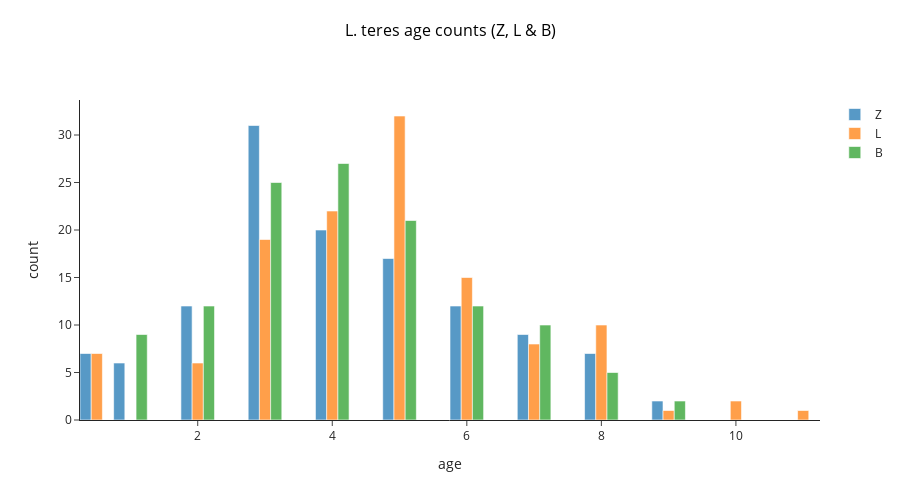

Write notebook code for a chart like this one.
### Markdown cell above
#### Histogram agers

### Code cell
fig = go.Figure()
fig.add_trace(go.Histogram(x=clean_teres["Z age"], name='Z'))
fig.add_trace(go.Histogram(x=clean_teres["L age"], name='L'))
fig.add_trace(go.Histogram(x=clean_teres["B age"], name='B'))


# Overlay both histograms
fig.update_layout(
    
    title=dict(
        text='L. teres age counts (Z, L & B)',
        x=0.5,
        y=0.95,
        xanchor='center',
        yanchor= 'top',
        font=dict(
            size=16,
            color='#000000'
                )),
    barmode='group',
    bargap=0,
    template='simple_white',
#     paper_bgcolor='#FFFFFF',
#     plot_bgcolor='#FFFFFF',
    width=900, 
    height=500,
    bargroupgap=0
    )
# Reduce opacity to see both histograms
fig.update_traces(opacity=0.75)
fig.update_xaxes(
        showgrid=False, 
        zeroline=False,
        title_text = "age"
        )
fig.update_yaxes(
        showgrid=False, 
        zeroline=False,
        title_text = "count",
        )

fig.show()

### Figure 1 — Plotly figure (JSON) as saved in the notebook; plotly's stock layout.template omitted (floating-point values rounded to 4 significant figures)
{"data": [{"name": "Z", "opacity": 0.75, "type": "histogram", "x": [5, 6, 4, 4, 1, 5, 8, 8, 3, 5, 5, 3, 9, 4, 3, 7, 5, 5, 6, 7, 5, 3, 5, 8, 5, 4, 8, 9, 3, 6, 2, 3, 8, 6, 7, 3, 1, 1, 1, 0.5, 7, 3, 5, 3, 4, 2, 5, 7, 3, 1, 8, 5, 6, 8, 6, 5, 4, 3, 2, 3, 3, 3, 4, 3, 3, 1, 3, 3, 4, 7, 2, 3, 6, 4, 2, 7, 7, 4, 4, 2, 2, 3, 6, 5, 3, 6, 6, 3, 5, 4, 2, 4, 5, 3, 3, 2, 3, 2, 4, 4, 2, 3, 3, 4, 3, 3, 4, 4, 7, 4, 3, 3, 5, 6, 4, 6, 0.5, 0.5, 0.5, 0.5, 0.5, 0.5, 2]}, {"name": "L", "opacity": 0.75, "type": "histogram", "x": [5, 11, 5, 4, 2, 5, 8, 8, 8, 5, 6, 3, 9, 5, 6, 7, 5, 5, 5, 8, 5, 5, 4, 7, 5, 4, 5, 5, 5, 10, 3, 5, 8, 7, 10, 4, 3, 3, 2, 0.5, 4, 5, 4, 4, 6, 3, 6, 6, 4, 2, 5, 5, 5, 8, 7, 4, 5, 5, 3, 3, 3, 4, 6, 3, 5, 2, 5, 8, 8, 7, 3, 3, 6, 7, 4, 7, 8, 4, 5, 4, 3, 4, 5, 5, 6, 6, 8, 3, 4, 4, 2, 3, 6, 3, 6, 2, 5, 3, 6, 4, 3, 5, 3, 4, 5, 3, 5, 6, 7, 4, 5, 4, 5, 6, 4, 4, 0.5, 0.5, 0.5, 0.5, 0.5, 0.5, 6]}, {"name": "B", "opacity": 0.75, "type": "histogram", "x": [5, 6, 4, 5, 2, 5, 8, 8, 4, 5, 5, 3, 9, 4, 5, 6, 4, 5, 4, 7, 6, 2, 5, 8, 5, 4, 7, 9, 3, 8, 2, 2, 7, 5, 7, 3, 1, 2, 1, 1, 4, 3, 5, 3, 4, 3, 6, 6, 3, 2, 7, 5, 5, 8, 7, 4, 4, 3, 3, 3, 3, 3, 5, 3, 5, 2, 5, 4, 7, 6, 4, 3, 6, 3, 2, 7, 7, 4, 4, 2, 3, 3, 6, 5, 4, 6, 6, 3, 5, 4, 2, 5, 5, 3, 5, 2, 4, 3, 4, 3, 3, 4, 3, 4, 4, 3, 4, 3, 7, 4, 4, 4, 4, 6, 4, 6, 1, 1, 1, 1, 1, 1, 2]}], "layout": {"bargap": 0, "bargroupgap": 0, "barmode": "group", "height": 500, "title": {"font": {"color": "#000000", "size": 16}, "text": "L. teres age counts (Z, L & B)", "x": 0.5, "xanchor": "center", "y": 0.95, "yanchor": "top"}, "width": 900, "xaxis": {"showgrid": false, "title": {"text": "age"}, "zeroline": false}, "yaxis": {"showgrid": false, "title": {"text": "count"}, "zeroline": false}}}
